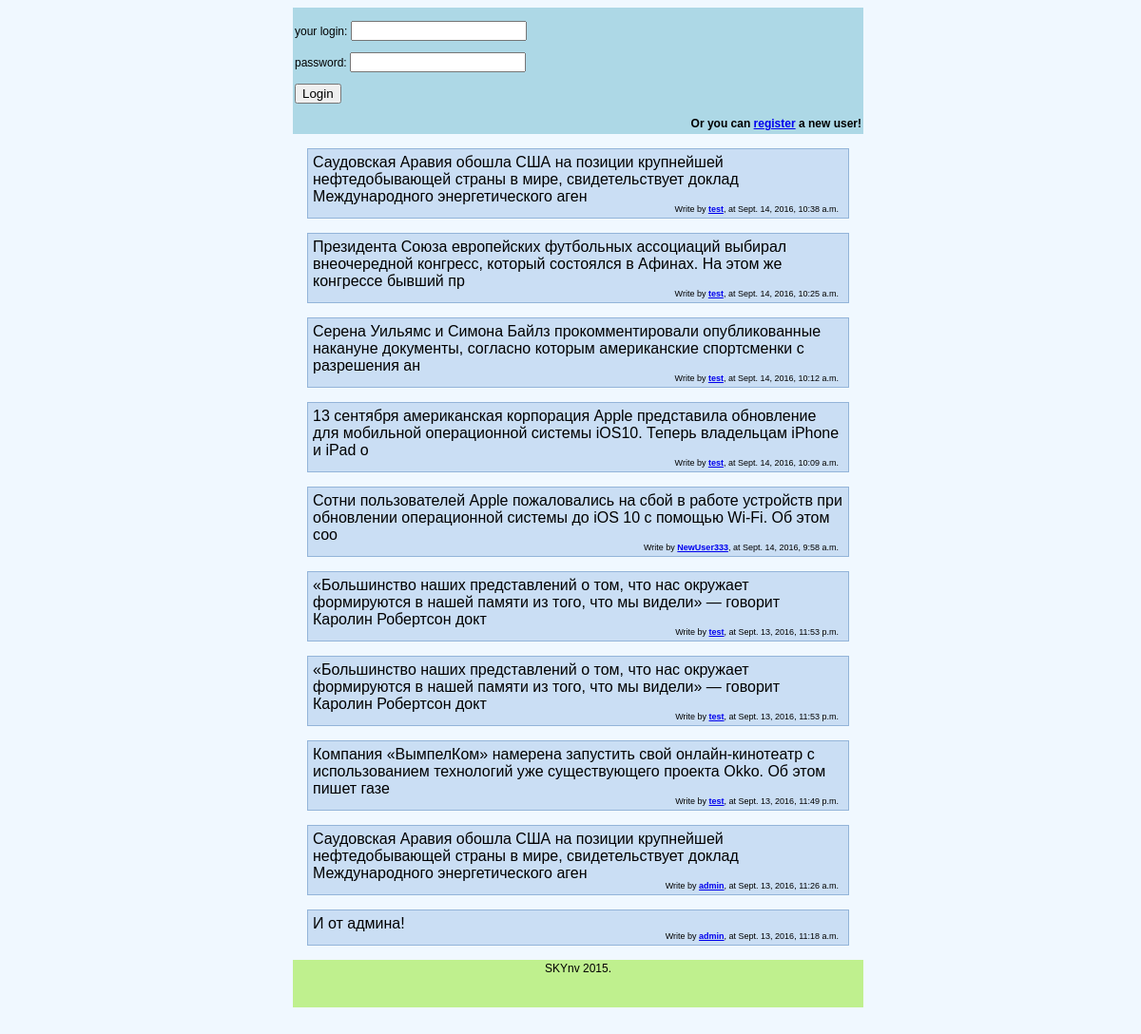
The app's page /, older data.
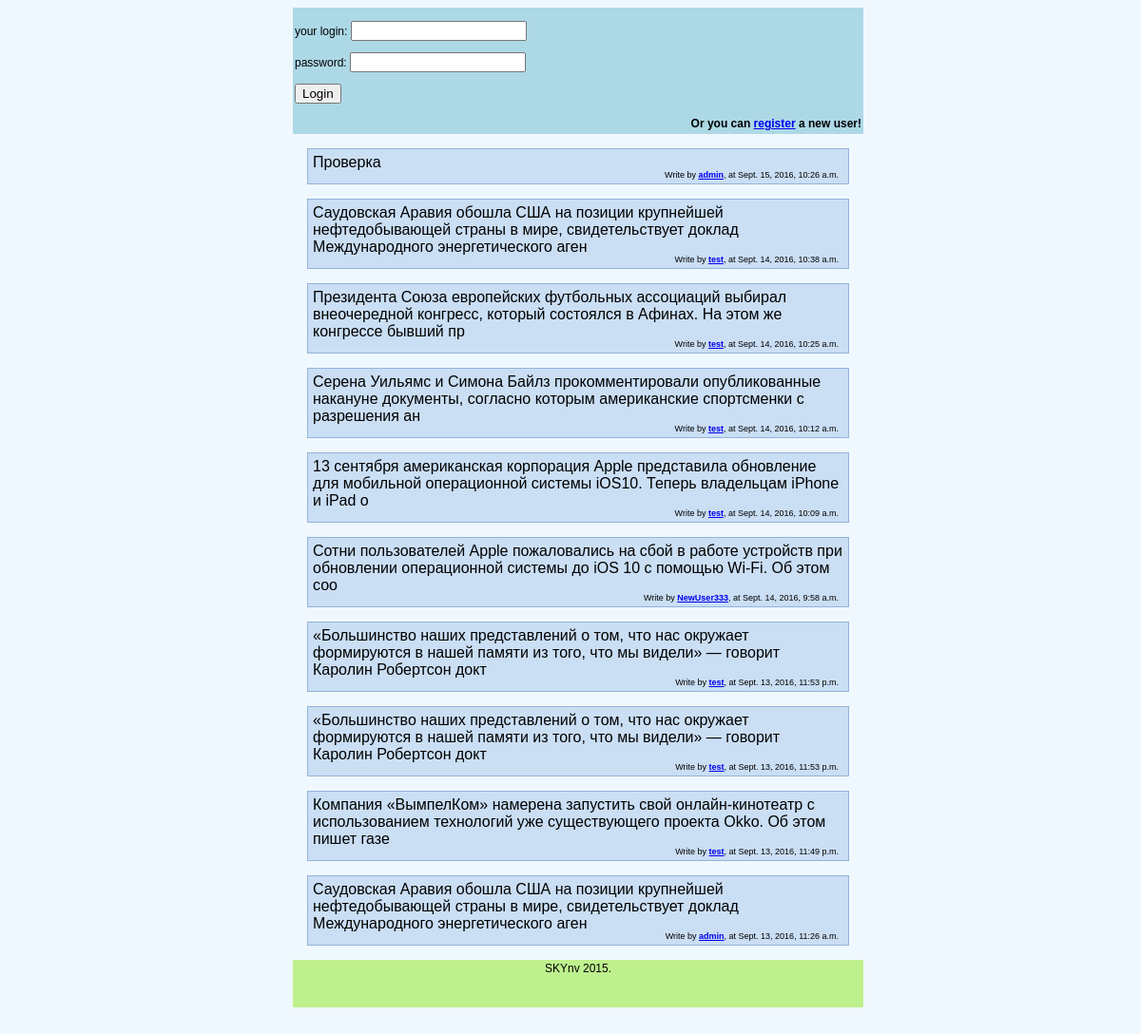
The same page, newer data.
### mblog/models.py (models this page shows, shortened)
class UserPost(models.Model):
    post_text = models.TextField(max_length=140)
    post_user = models.ForeignKey(User, null=True, related_name='+')
    post_date = models.DateTimeField()

### mblog/views.py (the view, shortened to what this page needs)
# urls.py: url(r'^$', views.index, name="index"),
def index(request):
    user = request.user
    last_post = UserPost.objects.order_by('-post_date')[:10]
    if user.is_authenticated:
        postform = PostForm()
        context_dict = {'user': user, 'form': postform, 'last_post': last_post}
    else:
        lform = LoginForm()
        context_dict = {'user': user, 'last_post': last_post, 'lform': lform}
    return render(request, 'mblog/index.html', context_dict)

### mblog/forms.py (shortened to what this page needs)
class LoginForm(forms.Form):
    user_login = forms.CharField(label="your login")
    user_password = forms.CharField(widget=forms.PasswordInput, label="password", min_length=6, max_length=30)

### templates/mblog/index.html (shortened to what this page needs)
{% extends "mblog/base.html" %}
{% block content %}
    {% for post in last_post %}
        <div class="comment">
            {{ post.post_text }}
            <div class="info"> Write by <b><a href="/{{ post.post_user }}">{{ post.post_user }}</a></b>, at {{ post.post_date }} </div>
        </div>
    {% endfor %}
{% endblock %}

Row changes from the older to the newer data that the page shows:
no longer on this page (row unchanged): UserPost: post_text "И от админа!", post_user "admin", post_date "Sept. 13, 2016, 11:18 a.m."
added UserPost: post_text "Проверка", post_user "admin", post_date "Sept. 15, 2016, 10:26 a.m."
